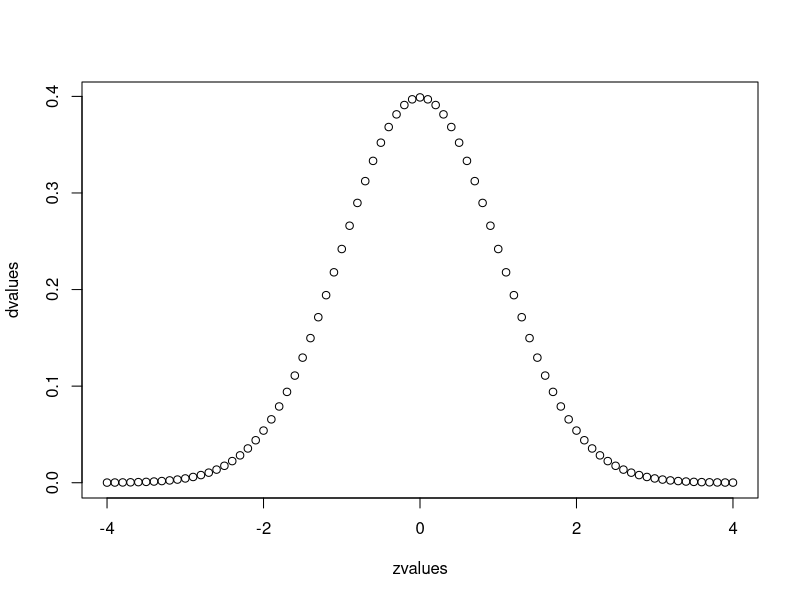

This figure's R source:
# rnorm
x <- rnorm(10000, mean = 0, sd =1)
mean(x)
sd(x)

y <- rnorm(100, mean = 100, sd = 3)
mean(y)
sd(y)

# pnorm

# At z = 0 the value of probability is 0.5
pnorm(0)
pnorm(-1.96)
pnorm(-1.64)

# qnorm
qnorm(0.5)
qnorm(0.0249979)

# dnorm
# Y axis value for z = 0
dnorm(0)

# Lets use dnorm to draw the normal distribution
zvalues <- seq(-4.0, 4.0, by = 0.1)
dvalues <- dnorm(zvalues)

plot(zvalues, dvalues)